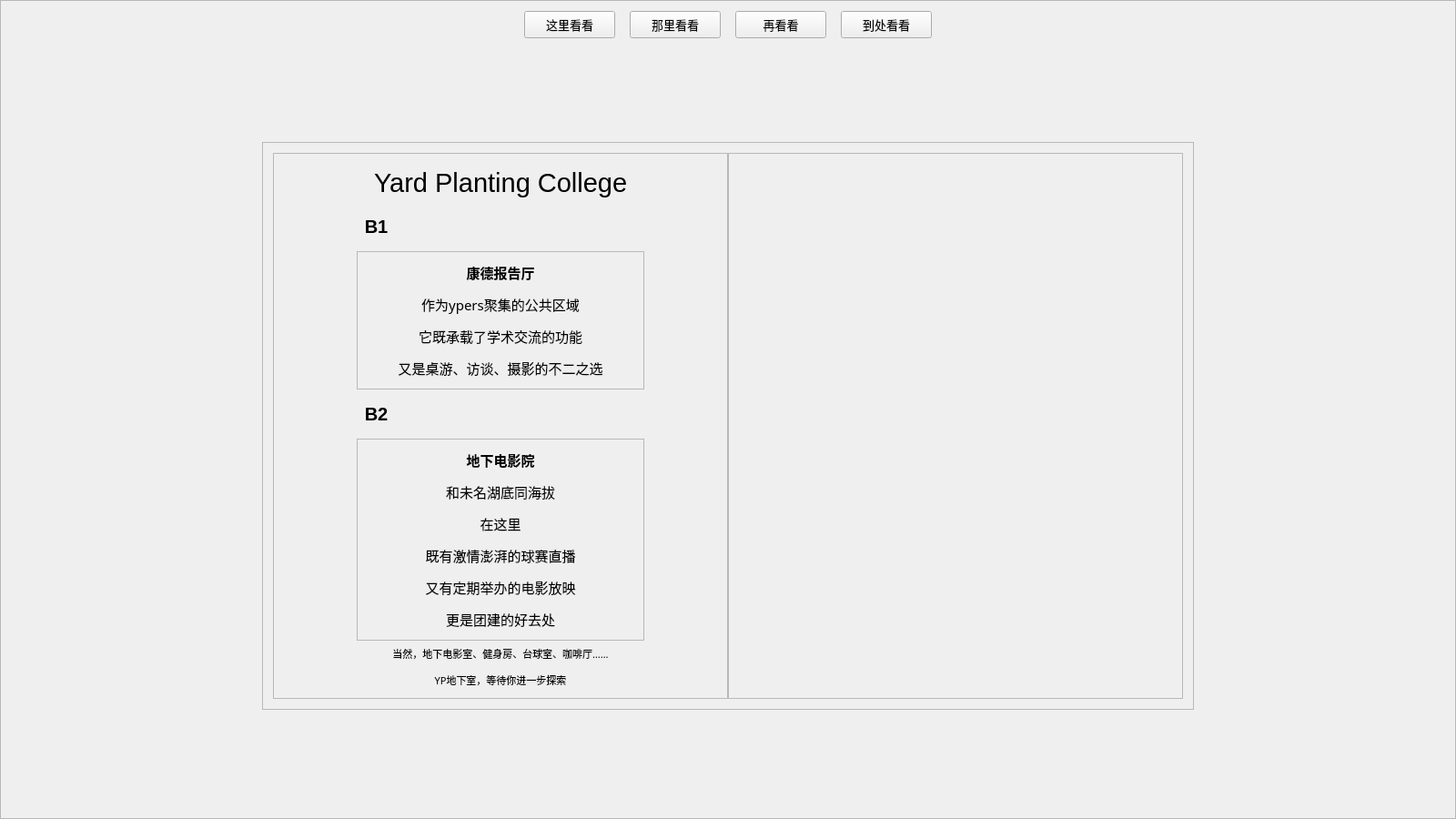
<?xml version="1.0" encoding="UTF-8"?>
<ui version="4.0">
 <class>Visitor</class>
 <widget class="QWidget" name="Visitor">
  <property name="geometry">
   <rect>
    <x>0</x>
    <y>0</y>
    <width>1600</width>
    <height>900</height>
   </rect>
  </property>
  <property name="minimumSize">
   <size>
    <width>800</width>
    <height>450</height>
   </size>
  </property>
  <property name="windowTitle">
   <string>Widget</string>
  </property>
  <property name="styleSheet">
   <string notr="true"/>
  </property>
  <layout class="QGridLayout" name="gridLayout_6">
   <property name="leftMargin">
    <number>0</number>
   </property>
   <property name="topMargin">
    <number>0</number>
   </property>
   <property name="rightMargin">
    <number>0</number>
   </property>
   <property name="bottomMargin">
    <number>0</number>
   </property>
   <property name="spacing">
    <number>0</number>
   </property>
   <item row="0" column="0">
    <widget class="QFrame" name="frame_background">
     <property name="frameShape">
      <enum>QFrame::StyledPanel</enum>
     </property>
     <property name="frameShadow">
      <enum>QFrame::Raised</enum>
     </property>
     <layout class="QGridLayout" name="gridLayout_3">
      <item row="0" column="0">
       <layout class="QHBoxLayout" name="horizontalLayout_12">
        <item>
         <spacer name="horizontalSpacer_3">
          <property name="orientation">
           <enum>Qt::Horizontal</enum>
          </property>
          <property name="sizeHint" stdset="0">
           <size>
            <width>13</width>
            <height>20</height>
           </size>
          </property>
         </spacer>
        </item>
        <item>
         <widget class="QPushButton" name="btn_1">
          <property name="sizePolicy">
           <sizepolicy hsizetype="Fixed" vsizetype="Fixed">
            <horstretch>0</horstretch>
            <verstretch>0</verstretch>
           </sizepolicy>
          </property>
          <property name="minimumSize">
           <size>
            <width>100</width>
            <height>30</height>
           </size>
          </property>
          <property name="maximumSize">
           <size>
            <width>100</width>
            <height>30</height>
           </size>
          </property>
          <property name="font">
           <font>
            <pointsize>10</pointsize>
           </font>
          </property>
          <property name="text">
           <string>这里看看</string>
          </property>
         </widget>
        </item>
        <item>
         <spacer name="horizontalSpacer_23">
          <property name="orientation">
           <enum>Qt::Horizontal</enum>
          </property>
          <property name="sizeType">
           <enum>QSizePolicy::Fixed</enum>
          </property>
          <property name="sizeHint" stdset="0">
           <size>
            <width>10</width>
            <height>20</height>
           </size>
          </property>
         </spacer>
        </item>
        <item>
         <widget class="QPushButton" name="btn_2">
          <property name="sizePolicy">
           <sizepolicy hsizetype="Fixed" vsizetype="Fixed">
            <horstretch>0</horstretch>
            <verstretch>0</verstretch>
           </sizepolicy>
          </property>
          <property name="minimumSize">
           <size>
            <width>100</width>
            <height>30</height>
           </size>
          </property>
          <property name="maximumSize">
           <size>
            <width>100</width>
            <height>30</height>
           </size>
          </property>
          <property name="font">
           <font>
            <pointsize>10</pointsize>
           </font>
          </property>
          <property name="text">
           <string>那里看看</string>
          </property>
         </widget>
        </item>
        <item>
         <spacer name="horizontalSpacer_24">
          <property name="orientation">
           <enum>Qt::Horizontal</enum>
          </property>
          <property name="sizeType">
           <enum>QSizePolicy::Fixed</enum>
          </property>
          <property name="sizeHint" stdset="0">
           <size>
            <width>10</width>
            <height>20</height>
           </size>
          </property>
         </spacer>
        </item>
        <item>
         <widget class="QPushButton" name="btn_3">
          <property name="sizePolicy">
           <sizepolicy hsizetype="Fixed" vsizetype="Fixed">
            <horstretch>0</horstretch>
            <verstretch>0</verstretch>
           </sizepolicy>
          </property>
          <property name="minimumSize">
           <size>
            <width>100</width>
            <height>30</height>
           </size>
          </property>
          <property name="maximumSize">
           <size>
            <width>100</width>
            <height>30</height>
           </size>
          </property>
          <property name="font">
           <font>
            <pointsize>10</pointsize>
           </font>
          </property>
          <property name="text">
           <string>再看看</string>
          </property>
         </widget>
        </item>
        <item>
         <spacer name="horizontalSpacer_25">
          <property name="orientation">
           <enum>Qt::Horizontal</enum>
          </property>
          <property name="sizeType">
           <enum>QSizePolicy::Fixed</enum>
          </property>
          <property name="sizeHint" stdset="0">
           <size>
            <width>10</width>
            <height>20</height>
           </size>
          </property>
         </spacer>
        </item>
        <item>
         <widget class="QPushButton" name="btn_4">
          <property name="sizePolicy">
           <sizepolicy hsizetype="Fixed" vsizetype="Fixed">
            <horstretch>0</horstretch>
            <verstretch>0</verstretch>
           </sizepolicy>
          </property>
          <property name="minimumSize">
           <size>
            <width>100</width>
            <height>30</height>
           </size>
          </property>
          <property name="maximumSize">
           <size>
            <width>100</width>
            <height>30</height>
           </size>
          </property>
          <property name="font">
           <font>
            <pointsize>10</pointsize>
           </font>
          </property>
          <property name="text">
           <string>到处看看</string>
          </property>
         </widget>
        </item>
        <item>
         <spacer name="horizontalSpacer_4">
          <property name="orientation">
           <enum>Qt::Horizontal</enum>
          </property>
          <property name="sizeHint" stdset="0">
           <size>
            <width>13</width>
            <height>20</height>
           </size>
          </property>
         </spacer>
        </item>
       </layout>
      </item>
      <item row="1" column="0">
       <layout class="QVBoxLayout" name="verticalLayout_2">
        <item>
         <spacer name="verticalSpacer_9">
          <property name="orientation">
           <enum>Qt::Vertical</enum>
          </property>
          <property name="sizeHint" stdset="0">
           <size>
            <width>20</width>
            <height>13</height>
           </size>
          </property>
         </spacer>
        </item>
        <item>
         <layout class="QHBoxLayout" name="horizontalLayout_9">
          <item>
           <spacer name="horizontalSpacer_17">
            <property name="orientation">
             <enum>Qt::Horizontal</enum>
            </property>
            <property name="sizeHint" stdset="0">
             <size>
              <width>40</width>
              <height>20</height>
             </size>
            </property>
           </spacer>
          </item>
          <item>
           <widget class="QFrame" name="frame">
            <property name="frameShape">
             <enum>QFrame::StyledPanel</enum>
            </property>
            <property name="frameShadow">
             <enum>QFrame::Raised</enum>
            </property>
            <layout class="QGridLayout" name="gridLayout_2">
             <item row="0" column="0">
              <layout class="QHBoxLayout" name="horizontalLayout_8">
               <property name="spacing">
                <number>0</number>
               </property>
               <item>
                <widget class="QFrame" name="frame_login">
                 <property name="sizePolicy">
                  <sizepolicy hsizetype="Minimum" vsizetype="Minimum">
                   <horstretch>0</horstretch>
                   <verstretch>0</verstretch>
                  </sizepolicy>
                 </property>
                 <property name="minimumSize">
                  <size>
                   <width>500</width>
                   <height>600</height>
                  </size>
                 </property>
                 <property name="maximumSize">
                  <size>
                   <width>500</width>
                   <height>600</height>
                  </size>
                 </property>
                 <property name="frameShape">
                  <enum>QFrame::StyledPanel</enum>
                 </property>
                 <property name="frameShadow">
                  <enum>QFrame::Raised</enum>
                 </property>
                 <layout class="QGridLayout" name="gridLayout_5">
                  <item row="0" column="0">
                   <layout class="QVBoxLayout" name="verticalLayout">
                    <item>
                     <layout class="QHBoxLayout" name="horizontalLayout">
                      <item>
                       <spacer name="horizontalSpacer">
                        <property name="orientation">
                         <enum>Qt::Horizontal</enum>
                        </property>
                        <property name="sizeHint" stdset="0">
                         <size>
                          <width>40</width>
                          <height>20</height>
                         </size>
                        </property>
                       </spacer>
                      </item>
                      <item>
                       <widget class="QLabel" name="label_login">
                        <property name="font">
                         <font>
                          <family>Arial</family>
                          <pointsize>22</pointsize>
                         </font>
                        </property>
                        <property name="text">
                         <string>Yard Planting College</string>
                        </property>
                       </widget>
                      </item>
                      <item>
                       <spacer name="horizontalSpacer_2">
                        <property name="orientation">
                         <enum>Qt::Horizontal</enum>
                        </property>
                        <property name="sizeHint" stdset="0">
                         <size>
                          <width>40</width>
                          <height>20</height>
                         </size>
                        </property>
                       </spacer>
                      </item>
                     </layout>
                    </item>
                    <item>
                     <widget class="QLabel" name="label_7">
                      <property name="font">
                       <font>
                        <pointsize>15</pointsize>
                        <weight>75</weight>
                        <bold>true</bold>
                       </font>
                      </property>
                      <property name="text">
                       <string>                B1</string>
                      </property>
                     </widget>
                    </item>
                    <item>
                     <layout class="QHBoxLayout" name="horizontalLayout_10">
                      <item>
                       <spacer name="horizontalSpacer_20">
                        <property name="orientation">
                         <enum>Qt::Horizontal</enum>
                        </property>
                        <property name="sizeType">
                         <enum>QSizePolicy::Fixed</enum>
                        </property>
                        <property name="sizeHint" stdset="0">
                         <size>
                          <width>80</width>
                          <height>20</height>
                         </size>
                        </property>
                       </spacer>
                      </item>
                      <item>
                       <widget class="QFrame" name="frame_user_name">
                        <property name="frameShape">
                         <enum>QFrame::StyledPanel</enum>
                        </property>
                        <property name="frameShadow">
                         <enum>QFrame::Raised</enum>
                        </property>
                        <layout class="QGridLayout" name="gridLayout_4">
                         <item row="0" column="0">
                          <layout class="QHBoxLayout" name="horizontalLayout_11">
                           <item>
                            <widget class="QLabel" name="label_2">
                             <property name="font">
                              <font>
                               <family>仿宋</family>
                              </font>
                             </property>
                             <property name="text">
                              <string>&lt;html&gt;&lt;head/&gt;&lt;body&gt;&lt;p align=&quot;center&quot;&gt;&lt;span style=&quot; font-size:11pt; font-weight:600;&quot;&gt;康德报告厅&lt;/span&gt;&lt;/p&gt;&lt;p align=&quot;center&quot;&gt;&lt;span style=&quot; font-size:11pt;&quot;&gt;作为ypers聚集的公共区域&lt;/span&gt;&lt;/p&gt;&lt;p align=&quot;center&quot;&gt;&lt;span style=&quot; font-size:11pt;&quot;&gt;它既承载了学术交流的功能&lt;/span&gt;&lt;/p&gt;&lt;p align=&quot;center&quot;&gt;&lt;span style=&quot; font-size:11pt;&quot;&gt;又是桌游、访谈、摄影的不二之选&lt;/span&gt;&lt;/p&gt;&lt;/body&gt;&lt;/html&gt;</string>
                             </property>
                            </widget>
                           </item>
                          </layout>
                         </item>
                        </layout>
                       </widget>
                      </item>
                      <item>
                       <spacer name="horizontalSpacer_22">
                        <property name="orientation">
                         <enum>Qt::Horizontal</enum>
                        </property>
                        <property name="sizeType">
                         <enum>QSizePolicy::Fixed</enum>
                        </property>
                        <property name="sizeHint" stdset="0">
                         <size>
                          <width>80</width>
                          <height>20</height>
                         </size>
                        </property>
                       </spacer>
                      </item>
                     </layout>
                    </item>
                    <item>
                     <widget class="QLabel" name="label_5">
                      <property name="font">
                       <font>
                        <pointsize>15</pointsize>
                        <weight>75</weight>
                        <bold>true</bold>
                       </font>
                      </property>
                      <property name="text">
                       <string>                B2</string>
                      </property>
                     </widget>
                    </item>
                    <item>
                     <layout class="QHBoxLayout" name="horizontalLayout_2">
                      <item>
                       <spacer name="horizontalSpacer_6">
                        <property name="orientation">
                         <enum>Qt::Horizontal</enum>
                        </property>
                        <property name="sizeType">
                         <enum>QSizePolicy::Fixed</enum>
                        </property>
                        <property name="sizeHint" stdset="0">
                         <size>
                          <width>80</width>
                          <height>20</height>
                         </size>
                        </property>
                       </spacer>
                      </item>
                      <item>
                       <widget class="QFrame" name="frame_pwd">
                        <property name="frameShape">
                         <enum>QFrame::StyledPanel</enum>
                        </property>
                        <property name="frameShadow">
                         <enum>QFrame::Raised</enum>
                        </property>
                        <layout class="QGridLayout" name="gridLayout">
                         <item row="0" column="0">
                          <layout class="QHBoxLayout" name="horizontalLayout_3">
                           <item>
                            <widget class="QLabel" name="label">
                             <property name="font">
                              <font>
                               <family>仿宋</family>
                              </font>
                             </property>
                             <property name="text">
                              <string>&lt;html&gt;&lt;head/&gt;&lt;body&gt;&lt;p align=&quot;center&quot;&gt;&lt;span style=&quot; font-size:11pt; font-weight:600;&quot;&gt;地下电影院&lt;/span&gt;&lt;/p&gt;&lt;p align=&quot;center&quot;&gt;&lt;span style=&quot; font-size:11pt;&quot;&gt;和未名湖底同海拔&lt;/span&gt;&lt;/p&gt;&lt;p align=&quot;center&quot;&gt;&lt;span style=&quot; font-size:11pt;&quot;&gt;在这里&lt;/span&gt;&lt;/p&gt;&lt;p align=&quot;center&quot;&gt;&lt;span style=&quot; font-size:11pt;&quot;&gt;既有激情澎湃的球赛直播&lt;/span&gt;&lt;/p&gt;&lt;p align=&quot;center&quot;&gt;&lt;span style=&quot; font-size:11pt;&quot;&gt;又有定期举办的电影放映&lt;/span&gt;&lt;/p&gt;&lt;p align=&quot;center&quot;&gt;&lt;span style=&quot; font-size:11pt;&quot;&gt;更是团建的好去处&lt;/span&gt;&lt;/p&gt;&lt;/body&gt;&lt;/html&gt;</string>
                             </property>
                            </widget>
                           </item>
                          </layout>
                         </item>
                        </layout>
                       </widget>
                      </item>
                      <item>
                       <spacer name="horizontalSpacer_19">
                        <property name="orientation">
                         <enum>Qt::Horizontal</enum>
                        </property>
                        <property name="sizeType">
                         <enum>QSizePolicy::Fixed</enum>
                        </property>
                        <property name="sizeHint" stdset="0">
                         <size>
                          <width>80</width>
                          <height>20</height>
                         </size>
                        </property>
                       </spacer>
                      </item>
                     </layout>
                    </item>
                    <item>
                     <widget class="QLabel" name="label_6">
                      <property name="font">
                       <font>
                        <family>华文楷体</family>
                        <pointsize>8</pointsize>
                       </font>
                      </property>
                      <property name="text">
                       <string>&lt;html&gt;&lt;head/&gt;&lt;body&gt;&lt;p align=&quot;center&quot;&gt;当然，地下电影室、健身房、台球室、咖啡厅……&lt;/p&gt;&lt;p align=&quot;center&quot;&gt;YP地下室，等待你进一步探索&lt;/p&gt;&lt;/body&gt;&lt;/html&gt;</string>
                      </property>
                     </widget>
                    </item>
                   </layout>
                  </item>
                 </layout>
                </widget>
               </item>
               <item>
                <widget class="QFrame" name="frame_pic">
                 <property name="sizePolicy">
                  <sizepolicy hsizetype="Minimum" vsizetype="Minimum">
                   <horstretch>0</horstretch>
                   <verstretch>0</verstretch>
                  </sizepolicy>
                 </property>
                 <property name="minimumSize">
                  <size>
                   <width>500</width>
                   <height>600</height>
                  </size>
                 </property>
                 <property name="frameShape">
                  <enum>QFrame::StyledPanel</enum>
                 </property>
                 <property name="frameShadow">
                  <enum>QFrame::Raised</enum>
                 </property>
                </widget>
               </item>
              </layout>
             </item>
            </layout>
           </widget>
          </item>
          <item>
           <spacer name="horizontalSpacer_18">
            <property name="orientation">
             <enum>Qt::Horizontal</enum>
            </property>
            <property name="sizeHint" stdset="0">
             <size>
              <width>40</width>
              <height>20</height>
             </size>
            </property>
           </spacer>
          </item>
         </layout>
        </item>
        <item>
         <spacer name="verticalSpacer_10">
          <property name="orientation">
           <enum>Qt::Vertical</enum>
          </property>
          <property name="sizeHint" stdset="0">
           <size>
            <width>20</width>
            <height>13</height>
           </size>
          </property>
         </spacer>
        </item>
       </layout>
      </item>
     </layout>
    </widget>
   </item>
  </layout>
 </widget>
 <layoutdefault spacing="6" margin="11"/>
 <resources/>
 <connections/>
</ui>
